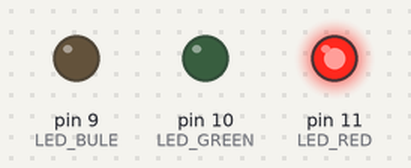
Bench run of a sketch on a simulated Arduino Uno, built with avr-gcc and run on an emulated ATmega328P. On the bench: output pins drawn as LEDs (lit = HIGH).

Above: at 0.05 s.
At 1.5 s:
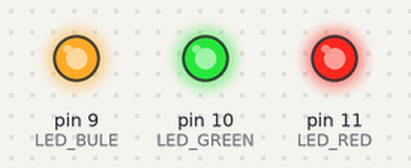
At 3.0 s:
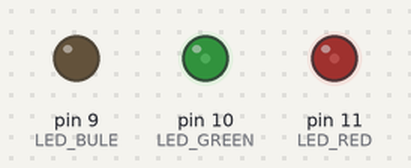
Timing chart, 0 to 6.9 s (numbered marks = the images above):
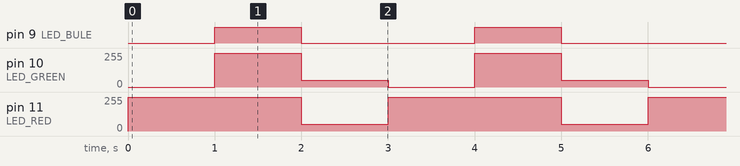

Measured:
- by itself, pin 9 (LED_BULE): alternates HIGH for 1.0 s and LOW for 2.0 s
- by itself, pin 10 (LED_GREEN): repeats every 3.0 s: 51/255 1.0 s, 0/255 1.0 s, 255/255 1.0 s
- by itself, pin 11 (LED_RED): alternates 255/255 for 2.0 s and 51/255 for 1.0 s

The sketch:

traficLightUsingRGBLedCommonCathedAnalog.ino
```cpp
/*
Name      : Project trafic light using RGB led common Cathed Anglo

progrmmer : Ali Abu Hussien

Date      :3/10/2023
Edited by :
*/
#define LED_RED 11
#define LED_GREEN 10
#define LED_BULE 9
void setup() {
  // put your setup code here, to run once:
   pinMode(LED_RED,OUTPUT);//RED
   pinMode(LED_GREEN,OUTPUT);//GREEN
   pinMode(LED_BULE,OUTPUT);//BULE
}

void loop() {
  // put your main code here, to run repeatedly:
  // code for egypt flag
  // RED
  analogWrite(LED_RED,255);//RED
  analogWrite(LED_GREEN,0);//GREEN
  analogWrite(LED_BULE,0);//BULE
  delay(1000);
    // white
  analogWrite(LED_RED,255);//RED
  analogWrite(LED_GREEN,255);//GREEN
  analogWrite(LED_BULE,255);//BULE
  delay(1000);
    // Black
  analogWrite(LED_RED,51);//RED
  analogWrite(LED_GREEN,51);//GREEN
  analogWrite(LED_BULE,0);//BULE
  delay(1000);

}
```
